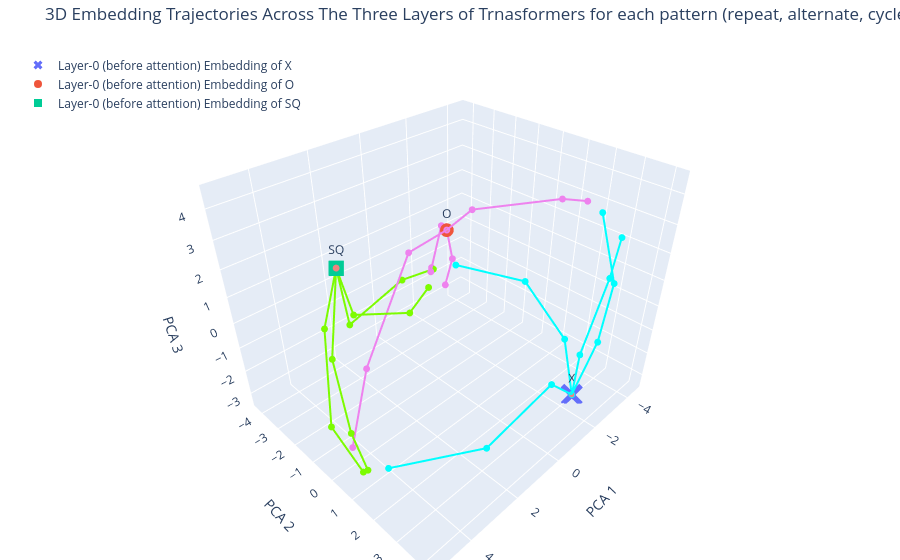

Notebook source saved alongside this figure:
### Code cell
import numpy as np
import plotly.graph_objects as go

symbols = {"X" : "x",
           "O" : "circle",
           "SQ": "square"}


# Static embeddings for tokens X, O, SQ (already 3D)
static_embeddings = static_3d
contexts = [x_pattern_layers_3D,o_pattern_layers_3D,sq_pattern_layers_3D]

context_labels = ["repeat", "alternate1", "alternate2", "cycle"]

pattern_colors = {
    "repeat": "cyan",
    "alternate1": "violet",
    "alternate2": "lawngreen",
    "cycle": "lightcoral"
}

colors = ["cyan", "violet", "lawngreen"]

# --- Plotly figure ---
fig = go.Figure()


# Plot static token embeddings (anchors)
for i, token in enumerate(tokens):
    fig.add_trace(go.Scatter3d(
        x=[static_embeddings[i, 0]],
        y=[static_embeddings[i, 1]],
        z=[static_embeddings[i, 2]],
        mode='markers+text',
        marker=dict(size=8, symbol=symbols[token]),
        text=[token],
        textposition="top center",
        name=f"Layer-0 (before attention) Embedding of {token}"
    ))


for i, context in enumerate(contexts): 
    for ctx, label in zip(context, context_labels):
        x, y, z = ctx[:, 0], ctx[:, 1], ctx[:, 2]
        color = pattern_colors[label]
        
        # line + markers
        fig.add_trace(go.Scatter3d(
            x=x, y=y, z=z,
            mode='lines+markers',
            marker=dict(size=4, color=colors[i]),
            line=dict(width=4, color=colors[i]),
            showlegend=False
        ))
        
        # start
        fig.add_trace(go.Scatter3d(
            x=[x[0]], y=[y[0]], z=[z[0]],
            mode='markers',
            marker=dict(size=2*i, color=color, symbol='circle'),
            showlegend=False
        ))
        

# Layout
fig.update_layout(
    title="3D Embedding Trajectories Across The Three Layers of Trnasformers for each pattern (repeat, alternate, cycle) ",
    scene=dict(
        xaxis_title="PCA 1",
        yaxis_title="PCA 2",
        zaxis_title="PCA 3",
    ),
    legend=dict(x=0.02, y=0.98),
    margin=dict(l=0, r=0, b=0, t=40)
)

fig.show()

### Figure 1 — Plotly figure (JSON) as saved in the notebook; plotly's stock layout.template omitted (floating-point values rounded to 4 significant figures)
{"data": [{"marker": {"size": 8, "symbol": "x"}, "mode": "markers+text", "name": "Layer-0 (before attention) Embedding of X", "text": ["X"], "textposition": "top center", "type": "scatter3d", "x": [-2.52], "y": [3.08], "z": [-3.336]}, {"marker": {"size": 8, "symbol": "circle"}, "mode": "markers+text", "name": "Layer-0 (before attention) Embedding of O", "text": ["O"], "textposition": "top center", "type": "scatter3d", "x": [-1.419], "y": [-1.986], "z": [1.633]}, {"marker": {"size": 8, "symbol": "square"}, "mode": "markers+text", "name": "Layer-0 (before attention) Embedding of SQ", "text": ["SQ"], "textposition": "top center", "type": "scatter3d", "x": [3.584], "y": [-1.304], "z": [2.652]}, {"line": {"color": "cyan", "width": 4}, "marker": {"color": "cyan", "size": 4}, "mode": "lines+markers", "showlegend": false, "type": "scatter3d", "x": [-2.52, -1.143, 2.114, 4.414], "y": [3.08, 3.092, 3.234, 1.444], "z": [-3.336, -1.95, -2.257, -2.721]}, {"marker": {"color": "cyan", "size": 0, "symbol": "circle"}, "mode": "markers", "showlegend": false, "type": "scatter3d", "x": [-2.52], "y": [3.08], "z": [-3.336]}, {"line": {"color": "cyan", "width": 4}, "marker": {"color": "cyan", "size": 4}, "mode": "lines+markers", "showlegend": false, "type": "scatter3d", "x": [-2.52, -2.39, -2.215, -1.498], "y": [3.08, 3.785, 4.073, 3.761], "z": [-3.336, -0.5059, 1.934, 4.365]}, {"marker": {"color": "violet", "size": 0, "symbol": "circle"}, "mode": "markers", "showlegend": false, "type": "scatter3d", "x": [-2.52], "y": [3.08], "z": [-3.336]}, {"line": {"color": "cyan", "width": 4}, "marker": {"color": "cyan", "size": 4}, "mode": "lines+markers", "showlegend": false, "type": "scatter3d", "x": [-2.52, -3.15, -4.49, -3.723], "y": [3.08, 2.104, -0.8143, -3.798], "z": [-3.336, -1.776, -1.354, -1.591]}, {"marker": {"color": "lawngreen", "size": 0, "symbol": "circle"}, "mode": "markers", "showlegend": false, "type": "scatter3d", "x": [-2.52], "y": [3.08], "z": [-3.336]}, {"line": {"color": "cyan", "width": 4}, "marker": {"color": "cyan", "size": 4}, "mode": "lines+markers", "showlegend": false, "type": "scatter3d", "x": [-2.52, -2.023, -2.574, -2.023], "y": [3.08, 3.44, 3.716, 4.159], "z": [-3.336, -1.016, 1.781, 3.565]}, {"marker": {"color": "lightcoral", "size": 0, "symbol": "circle"}, "mode": "markers", "showlegend": false, "type": "scatter3d", "x": [-2.52], "y": [3.08], "z": [-3.336]}, {"line": {"color": "violet", "width": 4}, "marker": {"color": "violet", "size": 4}, "mode": "lines+markers", "showlegend": false, "type": "scatter3d", "x": [-1.419, -1.786, -1.872, -1.578], "y": [-1.986, -1.17, 2.214, 3.216], "z": [1.633, 2.564, 4.092, 4.477]}, {"marker": {"color": "cyan", "size": 2, "symbol": "circle"}, "mode": "markers", "showlegend": false, "type": "scatter3d", "x": [-1.419], "y": [-1.986], "z": [1.633]}, {"line": {"color": "violet", "width": 4}, "marker": {"color": "violet", "size": 4}, "mode": "lines+markers", "showlegend": false, "type": "scatter3d", "x": [-1.419, -0.004162, 3.259, 4.641], "y": [-1.986, -2.371, -0.8034, 0.01884], "z": [1.633, 1.172, -0.9559, -2.778]}, {"marker": {"color": "violet", "size": 2, "symbol": "circle"}, "mode": "markers", "showlegend": false, "type": "scatter3d", "x": [-1.419], "y": [-1.986], "z": [1.633]}, {"line": {"color": "violet", "width": 4}, "marker": {"color": "violet", "size": 4}, "mode": "lines+markers", "showlegend": false, "type": "scatter3d", "x": [-1.419, -2.016, -3.32, -3.162], "y": [-1.986, -2.619, -3.596, -3.843], "z": [1.633, 1.293, -1.028, -2.317]}, {"marker": {"color": "lawngreen", "size": 2, "symbol": "circle"}, "mode": "markers", "showlegend": false, "type": "scatter3d", "x": [-1.419], "y": [-1.986], "z": [1.633]}, {"line": {"color": "violet", "width": 4}, "marker": {"color": "violet", "size": 4}, "mode": "lines+markers", "showlegend": false, "type": "scatter3d", "x": [-1.419, -1.916, -2.297, -2.809], "y": [-1.986, -2.761, -3.772, -4.269], "z": [1.633, 1.314, -1.257, -1.515]}, {"marker": {"color": "lightcoral", "size": 2, "symbol": "circle"}, "mode": "markers", "showlegend": false, "type": "scatter3d", "x": [-1.419], "y": [-1.986], "z": [1.633]}, {"line": {"color": "lawngreen", "width": 4}, "marker": {"color": "lawngreen", "size": 4}, "mode": "lines+markers", "showlegend": false, "type": "scatter3d", "x": [3.584, 3.274, -0.8073, -2.831], "y": [-1.304, -1.423, -3.754, -4.19], "z": [2.652, 0.4296, -0.9425, -1.564]}, {"marker": {"color": "cyan", "size": 4, "symbol": "circle"}, "mode": "markers", "showlegend": false, "type": "scatter3d", "x": [3.584], "y": [-1.304], "z": [2.652]}, {"line": {"color": "lawngreen", "width": 4}, "marker": {"color": "lawngreen", "size": 4}, "mode": "lines+markers", "showlegend": false, "type": "scatter3d", "x": [3.584, 4.536, 4.687, 4.674], "y": [-1.304, -0.6097, 0.1153, 0.7517], "z": [2.652, 0.3228, -2.042, -3.171]}, {"marker": {"color": "violet", "size": 4, "symbol": "circle"}, "mode": "markers", "showlegend": false, "type": "scatter3d", "x": [3.584], "y": [-1.304], "z": [2.652]}, {"line": {"color": "lawngreen", "width": 4}, "marker": {"color": "lawngreen", "size": 4}, "mode": "lines+markers", "showlegend": false, "type": "scatter3d", "x": [3.584, 3.07, 1.432, -0.06637], "y": [-1.304, -1.462, -0.7695, -1.496], "z": [2.652, 0.673, 0.2562, 0.1605]}, {"marker": {"color": "lawngreen", "size": 4, "symbol": "circle"}, "mode": "markers", "showlegend": false, "type": "scatter3d", "x": [3.584], "y": [-1.304], "z": [2.652]}, {"line": {"color": "lawngreen", "width": 4}, "marker": {"color": "lawngreen", "size": 4}, "mode": "lines+markers", "showlegend": false, "type": "scatter3d", "x": [3.584, 4.251, 5.195, 4.972], "y": [-1.304, -1.265, -0.08671, 0.9475], "z": [2.652, 0.8968, -1.539, -2.834]}, {"marker": {"color": "lightcoral", "size": 4, "symbol": "circle"}, "mode": "markers", "showlegend": false, "type": "scatter3d", "x": [3.584], "y": [-1.304], "z": [2.652]}], "layout": {"legend": {"x": 0.02, "y": 0.98}, "margin": {"b": 0, "l": 0, "r": 0, "t": 40}, "scene": {"xaxis": {"title": {"text": "PCA 1"}}, "yaxis": {"title": {"text": "PCA 2"}}, "zaxis": {"title": {"text": "PCA 3"}}}, "title": {"text": "3D Embedding Trajectories Across The Three Layers of Trnasformers for each pattern (repeat, alternate, cycle) "}}}
